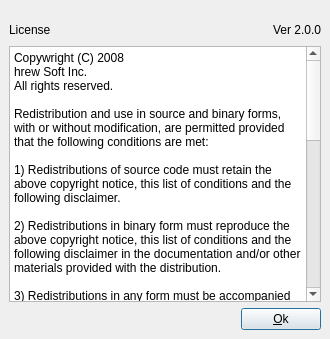
<ui version="4.0" >
 <class>ikeaAbout</class>
 <widget class="QDialog" name="ikeaAbout" >
  <property name="windowModality" >
   <enum>Qt::ApplicationModal</enum>
  </property>
  <property name="geometry" >
   <rect>
    <x>0</x>
    <y>0</y>
    <width>330</width>
    <height>339</height>
   </rect>
  </property>
  <property name="sizePolicy" >
   <sizepolicy vsizetype="Preferred" hsizetype="Preferred" >
    <horstretch>0</horstretch>
    <verstretch>0</verstretch>
   </sizepolicy>
  </property>
  <property name="maximumSize" >
   <size>
    <width>330</width>
    <height>16777215</height>
   </size>
  </property>
  <property name="windowTitle" >
   <string>Dialog</string>
  </property>
  <property name="windowIcon" >
   <iconset resource="ikea.qrc" >:/png/ikea.png</iconset>
  </property>
  <property name="sizeGripEnabled" >
   <bool>false</bool>
  </property>
  <layout class="QVBoxLayout" >
   <property name="spacing" >
    <number>6</number>
   </property>
   <property name="leftMargin" >
    <number>0</number>
   </property>
   <property name="topMargin" >
    <number>0</number>
   </property>
   <property name="rightMargin" >
    <number>0</number>
   </property>
   <property name="bottomMargin" >
    <number>0</number>
   </property>
   <item>
    <widget class="QLabel" name="labelLogo" >
     <property name="sizePolicy" >
      <sizepolicy vsizetype="Fixed" hsizetype="Fixed" >
       <horstretch>0</horstretch>
       <verstretch>0</verstretch>
      </sizepolicy>
     </property>
     <property name="text" >
      <string/>
     </property>
     <property name="pixmap" >
      <pixmap resource="ikea.qrc" >:/png/logo_ssoft.png</pixmap>
     </property>
    </widget>
   </item>
   <item>
    <layout class="QVBoxLayout" >
     <property name="leftMargin" >
      <number>9</number>
     </property>
     <property name="topMargin" >
      <number>0</number>
     </property>
     <property name="rightMargin" >
      <number>9</number>
     </property>
     <property name="bottomMargin" >
      <number>9</number>
     </property>
     <item>
      <layout class="QHBoxLayout" >
       <item>
        <widget class="QLabel" name="textLabelLecense" >
         <property name="text" >
          <string>License </string>
         </property>
        </widget>
       </item>
       <item>
        <spacer>
         <property name="orientation" >
          <enum>Qt::Horizontal</enum>
         </property>
         <property name="sizeHint" >
          <size>
           <width>40</width>
           <height>20</height>
          </size>
         </property>
        </spacer>
       </item>
       <item>
        <widget class="QLabel" name="textLabelVersion" >
         <property name="text" >
          <string>Ver 2.0.0</string>
         </property>
        </widget>
       </item>
      </layout>
     </item>
     <item>
      <widget class="QTextBrowser" name="textBrowser" >
       <property name="html" >
        <string>&lt;html>&lt;head>&lt;meta name="qrichtext" content="1" />&lt;style type="text/css">
p, li { white-space: pre-wrap; }
&lt;/style>&lt;/head>&lt;body style=" font-family:'Sans Serif'; font-size:9pt; font-weight:400; font-style:normal;">
&lt;p style=" margin-top:0px; margin-bottom:0px; margin-left:0px; margin-right:0px; -qt-block-indent:0; text-indent:0px;">Copywright (C) 2008&lt;/p>
&lt;p style=" margin-top:0px; margin-bottom:0px; margin-left:0px; margin-right:0px; -qt-block-indent:0; text-indent:0px;">hrew Soft Inc.&lt;/p>
&lt;p style=" margin-top:0px; margin-bottom:0px; margin-left:0px; margin-right:0px; -qt-block-indent:0; text-indent:0px;">All rights reserved.&lt;/p>
&lt;p style="-qt-paragraph-type:empty; margin-top:0px; margin-bottom:0px; margin-left:0px; margin-right:0px; -qt-block-indent:0; text-indent:0px;">&lt;/p>
&lt;p style=" margin-top:0px; margin-bottom:0px; margin-left:0px; margin-right:0px; -qt-block-indent:0; text-indent:0px;">Redistribution and use in source and binary forms, with or without modification, are permitted provided that the following conditions are met:&lt;/p>
&lt;p style="-qt-paragraph-type:empty; margin-top:0px; margin-bottom:0px; margin-left:0px; margin-right:0px; -qt-block-indent:0; text-indent:0px;">&lt;/p>
&lt;p style=" margin-top:0px; margin-bottom:0px; margin-left:0px; margin-right:0px; -qt-block-indent:0; text-indent:0px;">1) Redistributions of source code must retain the above copyright notice, this list of conditions and the following disclaimer.&lt;/p>
&lt;p style="-qt-paragraph-type:empty; margin-top:0px; margin-bottom:0px; margin-left:0px; margin-right:0px; -qt-block-indent:0; text-indent:0px;">&lt;/p>
&lt;p style=" margin-top:0px; margin-bottom:0px; margin-left:0px; margin-right:0px; -qt-block-indent:0; text-indent:0px;">2) Redistributions in binary form must reproduce the above copyright notice, this list of conditions and the following disclaimer in the documentation and/or other materials provided with the distribution.&lt;/p>
&lt;p style="-qt-paragraph-type:empty; margin-top:0px; margin-bottom:0px; margin-left:0px; margin-right:0px; -qt-block-indent:0; text-indent:0px;">&lt;/p>
&lt;p style=" margin-top:0px; margin-bottom:0px; margin-left:0px; margin-right:0px; -qt-block-indent:0; text-indent:0px;">3) Redistributions in any form must be accompanied by information on how to obtain complete source code for the software and any accompanying software that uses the software.  The source code must either be included in the distribution or be available for no more than the cost of distribution plus a nominal fee, and must be freely redistributable under reasonable conditions.  For an executable file, complete source code means the source code for all modules it contains.  It does not include source code for modules or files that typically accompany the major components of the operating system on which the executable file runs.&lt;/p>
&lt;p style="-qt-paragraph-type:empty; margin-top:0px; margin-bottom:0px; margin-left:0px; margin-right:0px; -qt-block-indent:0; text-indent:0px;">&lt;/p>
&lt;p style=" margin-top:0px; margin-bottom:0px; margin-left:0px; margin-right:0px; -qt-block-indent:0; text-indent:0px;">THIS SOFTWARE IS PROVIDED BY SHREW SOFT INC ``AS IS'' AND ANY EXPRESS OR IMPLIED WARRANTIES, INCLUDING, BUT NOT LIMITED TO, THE IMPLIED WARRANTIES OF MERCHANTABILITY, FITNESS FOR A PARTICULAR PURPOSE, OR NON-INFRINGEMENT, ARE DISCLAIMED.  IN NO EVENT SHALL SHREW SOFT INC BE LIABLE FOR ANY DIRECT, INDIRECT, INCIDENTAL, SPECIAL, EXEMPLARY, OR CONSEQUENTIAL DAMAGES (INCLUDING, BUT NOT LIMITED TO, PROCUREMENT OF SUBSTITUTE GOODS OR SERVICES; LOSS OF USE, DATA, OR PROFITS; OR BUSINESS INTERRUPTION) HOWEVER CAUSED AND ON ANY THEORY OF LIABILITY, WHETHER IN CONTRACT, STRICT LIABILITY, OR TORT (INCLUDING NEGLIGENCE OR OTHERWISE) ARISING IN ANY WAY OUT OF THE USE OF THIS SOFTWARE, EVEN IF ADVISED OF THE POSSIBILITY OF SUCH DAMAGE.&lt;/p>&lt;/body>&lt;/html></string>
       </property>
      </widget>
     </item>
     <item>
      <layout class="QHBoxLayout" >
       <item>
        <spacer>
         <property name="orientation" >
          <enum>Qt::Horizontal</enum>
         </property>
         <property name="sizeHint" >
          <size>
           <width>40</width>
           <height>20</height>
          </size>
         </property>
        </spacer>
       </item>
       <item>
        <widget class="QPushButton" name="buttonOk" >
         <property name="text" >
          <string>&amp;Ok</string>
         </property>
        </widget>
       </item>
      </layout>
     </item>
    </layout>
   </item>
  </layout>
 </widget>
 <resources>
  <include location="ikea.qrc" />
 </resources>
 <connections/>
</ui>
